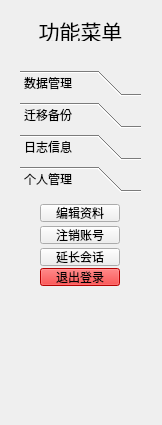
<?xml version="1.0" encoding="UTF-8"?>
<ui version="4.0">
 <class>FunctionMenuForm</class>
 <widget class="QWidget" name="FunctionMenuForm">
  <property name="geometry">
   <rect>
    <x>0</x>
    <y>0</y>
    <width>162</width>
    <height>425</height>
   </rect>
  </property>
  <property name="windowTitle">
   <string>Form</string>
  </property>
  <widget class="QLabel" name="labelTitle">
   <property name="geometry">
    <rect>
     <x>30</x>
     <y>20</y>
     <width>101</width>
     <height>21</height>
    </rect>
   </property>
   <property name="font">
    <font>
     <family>站酷酷黑</family>
     <pointsize>16</pointsize>
    </font>
   </property>
   <property name="text">
    <string>功能菜单</string>
   </property>
   <property name="alignment">
    <set>Qt::AlignmentFlag::AlignCenter</set>
   </property>
  </widget>
  <widget class="QToolBox" name="toolBox">
   <property name="geometry">
    <rect>
     <x>20</x>
     <y>70</y>
     <width>121</width>
     <height>241</height>
    </rect>
   </property>
   <property name="currentIndex">
    <number>3</number>
   </property>
   <widget class="QWidget" name="pageDataMgr">
    <property name="geometry">
     <rect>
      <x>0</x>
      <y>0</y>
      <width>121</width>
      <height>145</height>
     </rect>
    </property>
    <attribute name="label">
     <string>数据管理</string>
    </attribute>
    <widget class="QPushButton" name="pBtnPwd">
     <property name="geometry">
      <rect>
       <x>20</x>
       <y>14</y>
       <width>80</width>
       <height>18</height>
      </rect>
     </property>
     <property name="text">
      <string>密码维护</string>
     </property>
    </widget>
    <widget class="QPushButton" name="pBtnTele">
     <property name="geometry">
      <rect>
       <x>20</x>
       <y>36</y>
       <width>80</width>
       <height>18</height>
      </rect>
     </property>
     <property name="text">
      <string>手机号管理</string>
     </property>
    </widget>
    <widget class="QPushButton" name="pBtnCheck">
     <property name="geometry">
      <rect>
       <x>20</x>
       <y>58</y>
       <width>80</width>
       <height>18</height>
      </rect>
     </property>
     <property name="text">
      <string>安全检查</string>
     </property>
    </widget>
    <widget class="QPushButton" name="pBtnOwner">
     <property name="geometry">
      <rect>
       <x>20</x>
       <y>80</y>
       <width>80</width>
       <height>18</height>
      </rect>
     </property>
     <property name="text">
      <string>数据所有权</string>
     </property>
    </widget>
   </widget>
   <widget class="QWidget" name="pageIO">
    <property name="geometry">
     <rect>
      <x>0</x>
      <y>0</y>
      <width>121</width>
      <height>145</height>
     </rect>
    </property>
    <attribute name="label">
     <string>迁移备份</string>
    </attribute>
    <widget class="QPushButton" name="pBtnOut">
     <property name="geometry">
      <rect>
       <x>20</x>
       <y>8</y>
       <width>80</width>
       <height>18</height>
      </rect>
     </property>
     <property name="text">
      <string>数据导出</string>
     </property>
    </widget>
    <widget class="QPushButton" name="pBtnIn">
     <property name="geometry">
      <rect>
       <x>20</x>
       <y>30</y>
       <width>80</width>
       <height>18</height>
      </rect>
     </property>
     <property name="text">
      <string>数据导入</string>
     </property>
    </widget>
   </widget>
   <widget class="QWidget" name="pageLog">
    <property name="geometry">
     <rect>
      <x>0</x>
      <y>0</y>
      <width>121</width>
      <height>145</height>
     </rect>
    </property>
    <attribute name="label">
     <string>日志信息</string>
    </attribute>
    <widget class="QPushButton" name="pBtnLogRun">
     <property name="geometry">
      <rect>
       <x>20</x>
       <y>18</y>
       <width>80</width>
       <height>18</height>
      </rect>
     </property>
     <property name="text">
      <string>运行日志</string>
     </property>
    </widget>
    <widget class="QPushButton" name="pBtnLogHandle">
     <property name="geometry">
      <rect>
       <x>20</x>
       <y>40</y>
       <width>80</width>
       <height>18</height>
      </rect>
     </property>
     <property name="text">
      <string>操作日志</string>
     </property>
    </widget>
   </widget>
   <widget class="QWidget" name="pagePersonal">
    <property name="geometry">
     <rect>
      <x>0</x>
      <y>0</y>
      <width>121</width>
      <height>145</height>
     </rect>
    </property>
    <attribute name="label">
     <string>个人管理</string>
    </attribute>
    <widget class="QPushButton" name="pBtnEditPersonal">
     <property name="geometry">
      <rect>
       <x>20</x>
       <y>6</y>
       <width>80</width>
       <height>18</height>
      </rect>
     </property>
     <property name="text">
      <string>编辑资料</string>
     </property>
    </widget>
    <widget class="QPushButton" name="pBtnCancelUser">
     <property name="geometry">
      <rect>
       <x>20</x>
       <y>28</y>
       <width>80</width>
       <height>18</height>
      </rect>
     </property>
     <property name="text">
      <string>注销账号</string>
     </property>
    </widget>
    <widget class="QPushButton" name="pBtnExit">
     <property name="geometry">
      <rect>
       <x>20</x>
       <y>70</y>
       <width>80</width>
       <height>18</height>
      </rect>
     </property>
     <property name="styleSheet">
      <string notr="true">background-color: red;</string>
     </property>
     <property name="text">
      <string>退出登录</string>
     </property>
    </widget>
    <widget class="QPushButton" name="pushButton">
     <property name="geometry">
      <rect>
       <x>20</x>
       <y>50</y>
       <width>80</width>
       <height>18</height>
      </rect>
     </property>
     <property name="text">
      <string>延长会话</string>
     </property>
    </widget>
   </widget>
  </widget>
 </widget>
 <resources/>
 <connections/>
</ui>
